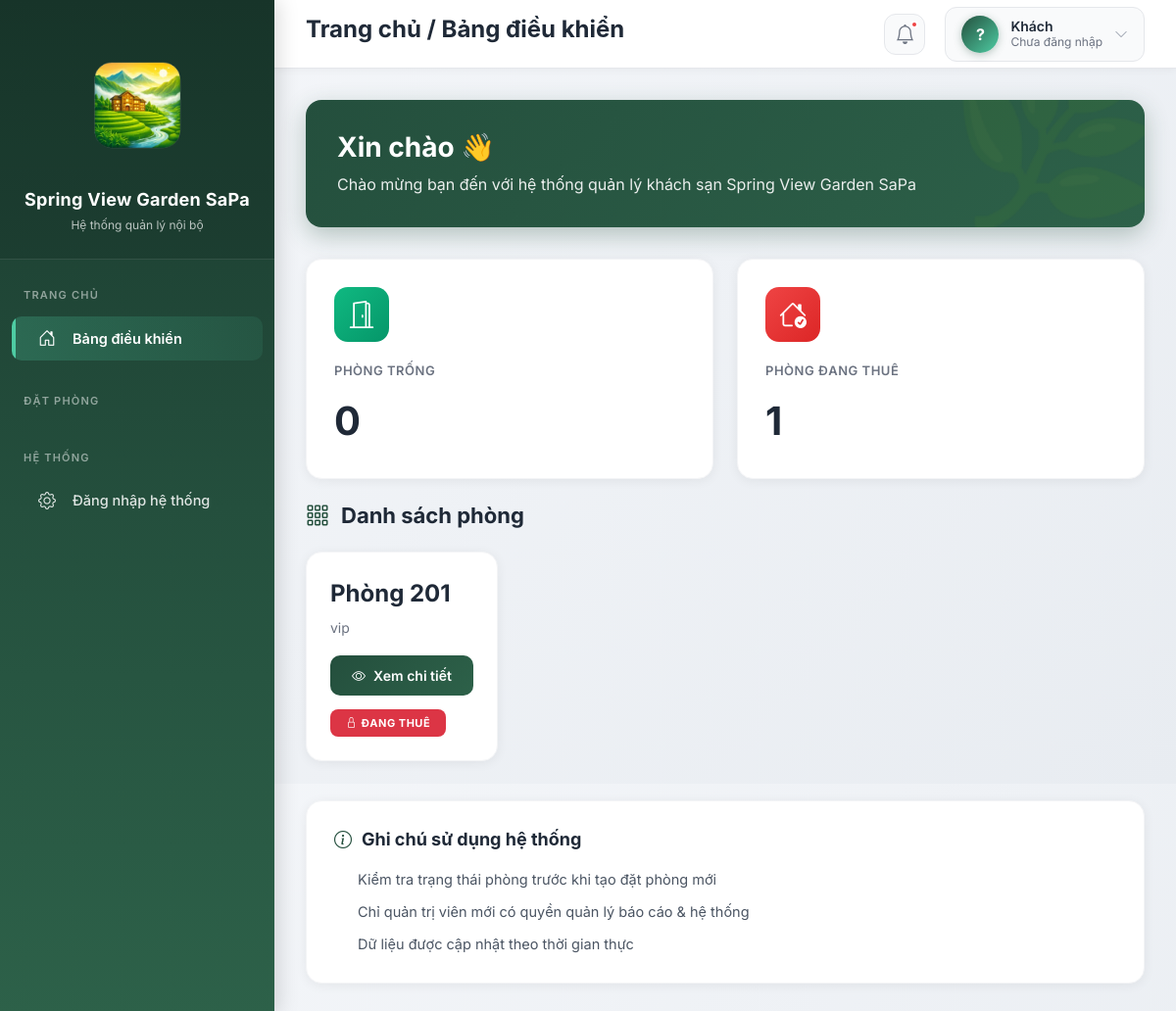
The app's page /, older data.
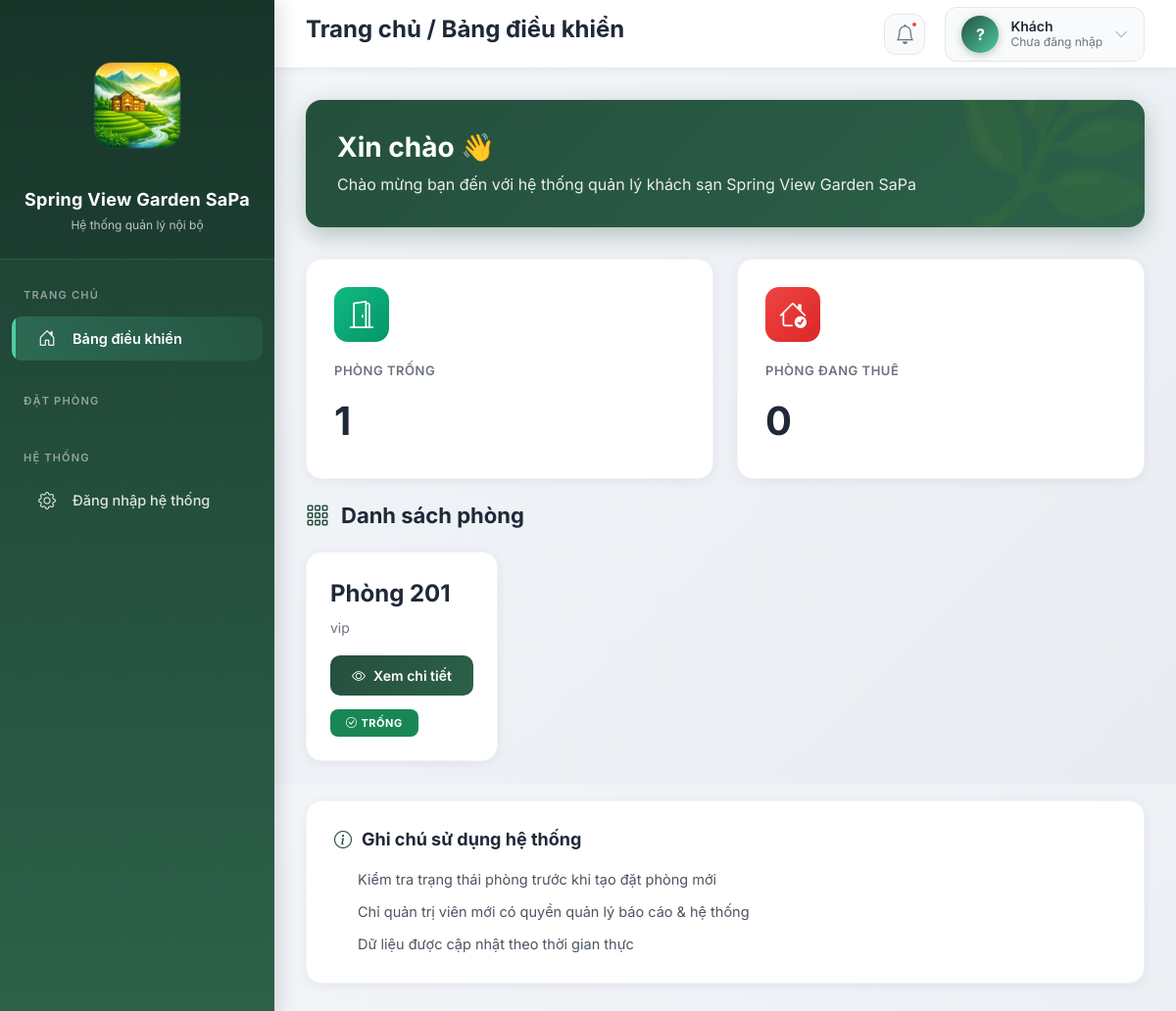
The same page, newer data.
### khach_san/models.py (models this page shows, shortened)
class Phong(models.Model):
    TRANG_THAI_CHOICES = [
        ('trong', 'Trống'),
        ('dang_thue', 'Đang thuê'),
        ('dang_bao_tri', 'Đang bảo trì'),
    ]
    ma_phong = models.CharField(max_length=10, unique=True)
    loai_phong = models.ForeignKey(LoaiPhong, on_delete=models.PROTECT)
    trang_thai = models.CharField(
        max_length=20,
        choices=TRANG_THAI_CHOICES,
        default='trong'
    )

class LoaiPhong(models.Model):
    ten_loai = models.CharField(max_length=100)
    gia_mot_dem = models.PositiveIntegerField(
        verbose_name="Giá / đêm (VND)"
    )

### bao_cao/views.py (the view)
# urls.py: path('', views.trang_chu, name='trang_chu'),
def trang_chu(request):
    return render(request, 'trang_chu.html', {
        'so_phong_trong': Phong.objects.filter(trang_thai='trong').count(),
        'so_phong_dang_thue': Phong.objects.filter(trang_thai='dang_thue').count(),
        'doanh_thu_hom_nay': 0,
        'don_dat_hom_nay': 0,
        'danh_sach_phong': Phong.objects.select_related('loai_phong').all()
    })

### templates/trang_chu.html (shortened to what this page needs)
<html>
 <head>
  <script src="https://cdn.tailwindcss.com" type="text/javascript"></script>
 </head>
 <body>
  {% extends "base.html" %} {% block title %}Trang chủ - Spring View Garden SaPa{% endblock %} {% block page_title %}Trang chủ / Bảng điều khiển{% endblock %}  {% block content %}
  <div class="welcome-card">
   <h4>Xin chào {{ user.username }} 👋</h4>
   <p>Chào mừng bạn đến với hệ thống quản lý khách sạn Spring View Garden SaPa</p>
  </div>
  <div class="row g-4 mb-4">
   <div class="col-md-6">
    <div class="stat-card">
     <div class="stat-icon green"><i class="bi bi-door-open" style="color: white;"></i>
     </div>
     <div class="stat-label">
      Phòng trống
     </div>
     <div class="stat-value">
      {{ so_phong_trong }}
     </div>
    </div>
   </div>
   <div class="col-md-6">
    <div class="stat-card">
     <div class="stat-icon red"><i class="bi bi-house-check" style="color: white;"></i>
     </div>
     <div class="stat-label">
      Phòng đang thuê
     </div>
     <div class="stat-value">
      {{ so_phong_dang_thue }}
     </div>
    </div>
   </div>
  </div>
  <div class="section-header"><i class="bi bi-grid-3x3-gap"></i>
   <h3>Danh sách phòng</h3>
  </div>
  <div class="row g-4">
   {% for phong in danh_sach_phong %}
   <div class="col-md-6 col-lg-4 col-xl-3">
    <div class="room-card">
     <div class="room-number">
      Phòng {{ phong.ma_phong }}
     </div>
     <div class="room-type">
      {{ phong.loai_phong.ten_loai }}
     </div>
     <div class="mt-auto"><a href="{% url 'khach_san:chi_tiet_phong' phong.ma_phong %}" class="btn btn-primary w-100"> <i class="bi bi-eye me-2"></i>Xem chi tiết </a>
     </div>
     <div class="room-status">
      {% if phong.trang_thai == 'trong' %} <span class="badge bg-success"> <i class="bi bi-check-circle me-1"></i>TRỐNG </span> {% elif phong.trang_thai == 'dang_thue' %} <span class="badge bg-danger"> <i class="bi bi-lock me-1"></i>ĐANG THUÊ </span> {% elif phong.trang_thai == 'dang_bao_tri' %} <span class="badge bg-warning text-dark"> <i class="bi bi-tools me-1"></i>BẢO TRÌ </span> {% endif %}
     </div>
    </div>
   </div> {% empty %}
   <div class="col-12">
    <div class="empty-state"><i class="bi bi-inbox"></i>
     <p>Chưa có phòng nào trong hệ thống.</p>
    </div>
   </div> {% endfor %}
  </div>
  <div class="note-card">
   <h5><i class="bi bi-info-circle" style="color: #244f3d;"></i> Ghi chú sử dụng hệ thống</h5>
   <ul>
    <li>Kiểm tra trạng thái phòng trước khi tạo đặt phòng mới</li>
    <li>Chỉ quản trị viên mới có quyền quản lý báo cáo &amp; hệ thống</li>
    <li>Dữ liệu được cập nhật theo thời gian thực</li>
   </ul>
  </div> {% endblock %}

Row changes from the older to the newer data that the page shows:
changed Phong "vip": trang_thai "ĐANG THUÊ" → "TRỐNG"
Text that changed along with them:
{{ so_phong_trong }}: "0" → "1"
{{ so_phong_dang_thue }}: "1" → "0"
